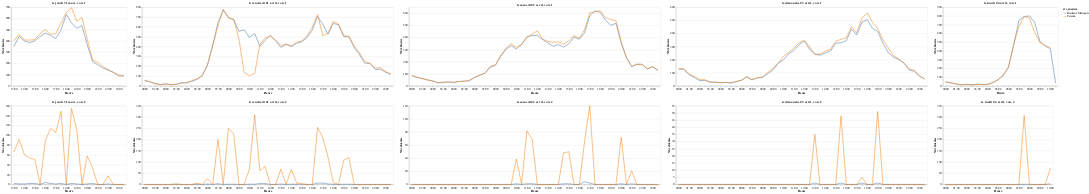

The notebook cell saved with this chart:
### Code cell
graphCompVoie

### Figure 1 — Vega-Lite specification as saved in the notebook (floating-point values rounded to 4 significant figures; data arrays with more than 128 entries replaced by an {"elided": "..."} marker saying what was removed)
{"config": {"view": {"continuousWidth": 400, "continuousHeight": 300}}, "hconcat": [{"vconcat": [{"mark": "line", "encoding": {"color": {"field": "src_mesure", "type": "nominal"}, "x": {"field": "horodatage", "timeUnit": "hoursminutes", "title": "Heure", "type": "ordinal"}, "y": {"aggregate": "sum", "field": "value", "title": "Nb véhicules", "type": "quantitative"}}, "title": "le jeudi 31 mars, voie 1", "transform": [{"filter": "(datum.voie === 1)"}]}, {"mark": "line", "encoding": {"color": {"field": "src_mesure", "type": "nominal"}, "x": {"field": "horodatage", "timeUnit": "hoursminutes", "title": "Heure", "type": "ordinal"}, "y": {"aggregate": "sum", "field": "value", "title": "Nb véhicules", "type": "quantitative"}}, "title": "le jeudi 31 mars, voie 2", "transform": [{"filter": "(datum.voie === 2)"}]}], "data": {"name": "data-c238e0590a8b6383fbbcbb895fe884f7"}}, {"vconcat": [{"mark": "line", "encoding": {"color": {"field": "src_mesure", "type": "nominal"}, "x": {"field": "horodatage", "timeUnit": "hoursminutes", "title": "Heure", "type": "ordinal"}, "y": {"aggregate": "sum", "field": "value", "title": "Nb véhicules", "type": "quantitative"}}, "title": "le vendredi 01 avril, voie 1", "transform": [{"filter": "(datum.voie === 1)"}]}, {"mark": "line", "encoding": {"color": {"field": "src_mesure", "type": "nominal"}, "x": {"field": "horodatage", "timeUnit": "hoursminutes", "title": "Heure", "type": "ordinal"}, "y": {"aggregate": "sum", "field": "value", "title": "Nb véhicules", "type": "quantitative"}}, "title": "le vendredi 01 avril, voie 2", "transform": [{"filter": "(datum.voie === 2)"}]}], "data": {"name": "data-42ecab5111aec3b42f08c31d192782a5"}}, {"vconcat": [{"mark": "line", "encoding": {"color": {"field": "src_mesure", "type": "nominal"}, "x": {"field": "horodatage", "timeUnit": "hoursminutes", "title": "Heure", "type": "ordinal"}, "y": {"aggregate": "sum", "field": "value", "title": "Nb véhicules", "type": "quantitative"}}, "title": "le samedi 02 avril, voie 1", "transform": [{"filter": "(datum.voie === 1)"}]}, {"mark": "line", "encoding": {"color": {"field": "src_mesure", "type": "nominal"}, "x": {"field": "horodatage", "timeUnit": "hoursminutes", "title": "Heure", "type": "ordinal"}, "y": {"aggregate": "sum", "field": "value", "title": "Nb véhicules", "type": "quantitative"}}, "title": "le samedi 02 avril, voie 2", "transform": [{"filter": "(datum.voie === 2)"}]}], "data": {"name": "data-671d0bbb869e39c05a0e0f9d7f13c1d0"}}, {"vconcat": [{"mark": "line", "encoding": {"color": {"field": "src_mesure", "type": "nominal"}, "x": {"field": "horodatage", "timeUnit": "hoursminutes", "title": "Heure", "type": "ordinal"}, "y": {"aggregate": "sum", "field": "value", "title": "Nb véhicules", "type": "quantitative"}}, "title": "le dimanche 03 avril, voie 1", "transform": [{"filter": "(datum.voie === 1)"}]}, {"mark": "line", "encoding": {"color": {"field": "src_mesure", "type": "nominal"}, "x": {"field": "horodatage", "timeUnit": "hoursminutes", "title": "Heure", "type": "ordinal"}, "y": {"aggregate": "sum", "field": "value", "title": "Nb véhicules", "type": "quantitative"}}, "title": "le dimanche 03 avril, voie 2", "transform": [{"filter": "(datum.voie === 2)"}]}], "data": {"name": "data-f6ea94b0d69b658db9d1053725009056"}}, {"vconcat": [{"mark": "line", "encoding": {"color": {"field": "src_mesure", "type": "nominal"}, "x": {"field": "horodatage", "timeUnit": "hoursminutes", "title": "Heure", "type": "ordinal"}, "y": {"aggregate": "sum", "field": "value", "title": "Nb véhicules", "type": "quantitative"}}, "title": "le lundi 04 avril, voie 1", "transform": [{"filter": "(datum.voie === 1)"}]}, {"mark": "line", "encoding": {"color": {"field": "src_mesure", "type": "nominal"}, "x": {"field": "horodatage", "timeUnit": "hoursminutes", "title": "Heure", "type": "ordinal"}, "y": {"aggregate": "sum", "field": "value", "title": "Nb véhicules", "type": "quantitative"}}, "title": "le lundi 04 avril, voie 2", "transform": [{"filter": "(datum.voie === 2)"}]}], "data": {"name": "data-e5e77b45f07b54f36bb7030e36f340b7"}}], "$schema": "https://vega.github.io/schema/vega-lite/v4.17.0.json", "datasets": {"data-c238e0590a8b6383fbbcbb895fe884f7": {"elided": "167 records"}, "data-42ecab5111aec3b42f08c31d192782a5": {"elided": "384 records"}, "data-671d0bbb869e39c05a0e0f9d7f13c1d0": {"elided": "384 records"}, "data-f6ea94b0d69b658db9d1053725009056": {"elided": "384 records"}, "data-e5e77b45f07b54f36bb7030e36f340b7": {"elided": "169 records"}}}
